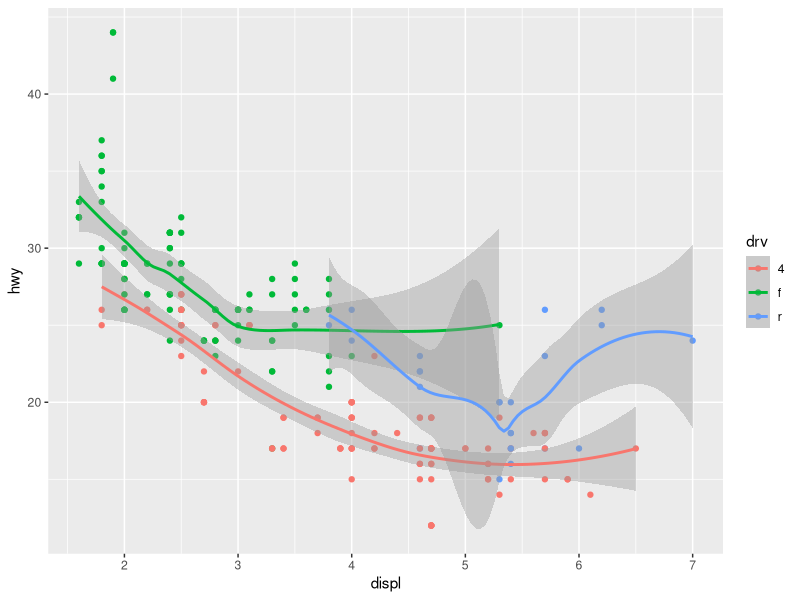

Write R code to recreate this figure.
#############################################################################
# Project:      Exploratory Data Analysis
# Description:  This is the solution for the course Assignment for the
#               getting and cleaning data module within the Data Science 
#               Specialisation delivered by John Hopkins University, via 
#               coursera.org.
# Developer:    Dr Paul Fergus
# Email:        p.fergus@ljmu.ac.uk
#############################################################################

# Load required libraries. 
library(ggplot2)

#Set the working directory
setwd("~/Google Drive/LJMU6/Research/Git/datascience/4_exploratorydataanalysis")

#clean the environment
rm(list=ls())

str(mpg)
qplot(displ, hwy, data = mpg, col=drv, geom = c("point", "smooth"))
